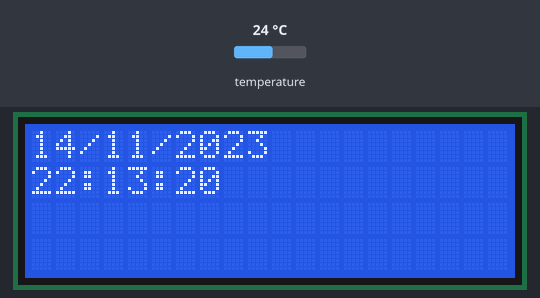
The sketch below on a simulated Arduino Uno, built with avr-gcc and run on an emulated ATmega328P. On the bench: 20×4 character LCD. The inputs (shaded band) are chosen by the test bench; at power-on: temperature 24 °C. The local clock reads 2024-03-15 10:24:30 at power-on unless the sketch sets it; what the sketch prints to the serial monitor is not drawn.

Above: at 0.1 s.
At 4.1 s:
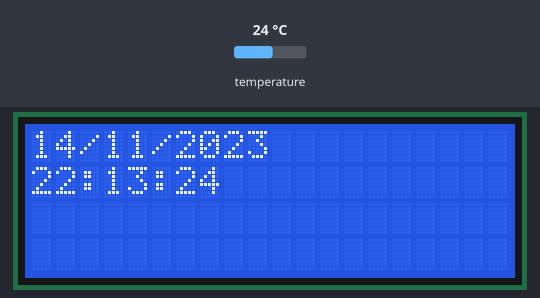
At 17.1 s:
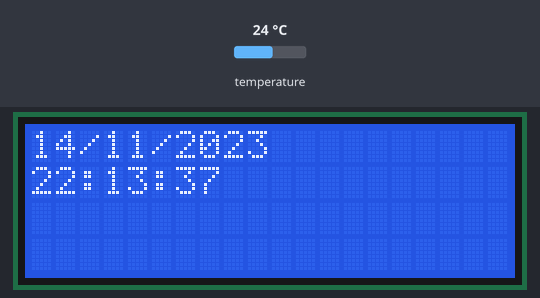
At 21.1 s:
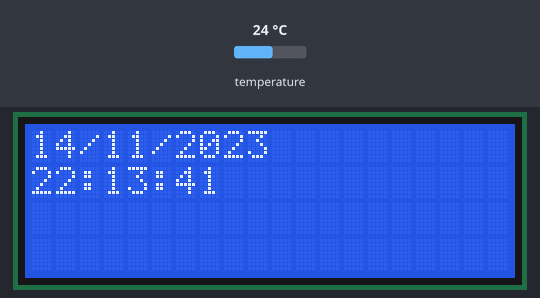
At 28.1 s:
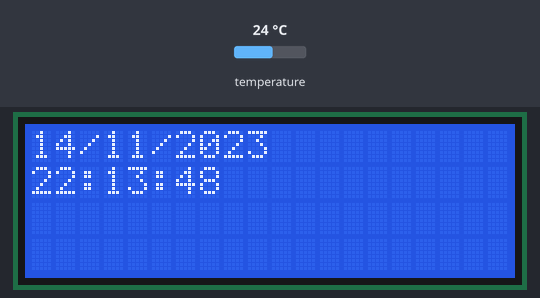
At 38.1 s:
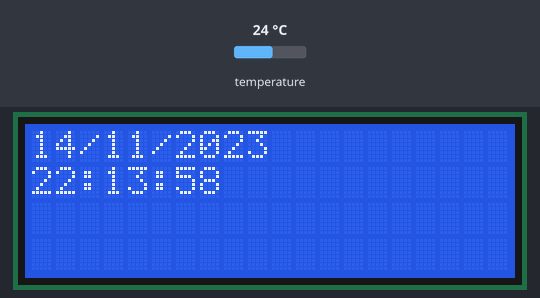

Measured:
- what the display in image 1 shows lasts 0.9 s, from 4.1 s to 5.0 s

The sketch:

i2c_RTC_LCD_test.ino
```cpp
// Date and time functions using a DS3231 RTC connected via I2C and Wire lib
#include <Wire.h>
#include "RTClib.h"
#include <LiquidCrystal_I2C.h>
LiquidCrystal_I2C lcd(0x3E,20,4);
RTC_DS3231 rtc;

char daysOfTheWeek[7][12] = {"Sunday", "Monday", "Tuesday", "Wednesday", "Thursday", "Friday", "Saturday"};

int lastSecond = 0;

void setup () {
  Serial.begin(57600);

#ifndef ESP8266
  while (!Serial); // wait for serial port to connect. Needed for native USB
#endif

  if (! rtc.begin()) {
    Serial.println("Couldn't find RTC");
    Serial.flush();
    while (1) delay(10);
  }

  if (rtc.lostPower()) {
    Serial.println("RTC lost power, let's set the time!");
    // When time needs to be set on a new device, or after a power loss, the
    // following line sets the RTC to the date & time this sketch was compiled
//    rtc.adjust(DateTime(F(__DATE__), F(__TIME__)));
    // This line sets the RTC with an explicit date & time, for example to set
    // January 21, 2014 at 3am you would call:
    // rtc.adjust(DateTime(2014, 1, 21, 3, 0, 0));
  }

  // When time needs to be re-set on a previously configured device, the
  // following line sets the RTC to the date & time this sketch was compiled
   rtc.adjust(DateTime(F(__DATE__), F(__TIME__)));
  // This line sets the RTC with an explicit date & time, for example to set
  // January 21, 2014 at 3am you would call:
  // rtc.adjust(DateTime(2014, 1, 21, 3, 0, 0));

  lcd.init();  //initialize the lcd
  lcd.backlight();  //open the backlight
}

void loop () {
    DateTime now = rtc.now();
    char out[20];

    if (lastSecond != now.second()) {
      lcd.clear();
      lastSecond = now.second();
    }

    sprintf(out, "                    ");
    sprintf(out, "%d/%d/%d", now.day(), now.month(), now.year());
    lcd.setCursor ( 0, 0 );            // go to the top left corner
    lcd.print(out); // write this string on the top row

    sprintf(out, "                    ");
    sprintf(out, "%d:%d:%d", now.hour(), now.minute(), now.second());
    lcd.setCursor ( 0, 1 );            // go to the 2nd row
    lcd.print(out); // pad string with spaces for centering
//    lcd.setCursor ( 0, 2 );            // go to the third row
//    lcd.print("  20 cols, 4 rows   "); // pad with spaces for centering
//    lcd.setCursor ( 0, 3 );            // go to the fourth row
//    lcd.print(" www.sunfounder.com ");

    Serial.print(now.year(), DEC);
    Serial.print('/');
    Serial.print(now.month(), DEC);
    Serial.print('/');
    Serial.print(now.day(), DEC);
    Serial.print(" (");
    Serial.print(daysOfTheWeek[now.dayOfTheWeek()]);
    Serial.print(") ");
    Serial.print(now.hour(), DEC);
    Serial.print(':');
    Serial.print(now.minute(), DEC);
    Serial.print(':');
    Serial.print(now.second(), DEC);
    Serial.println();

    Serial.print("Temperature: ");
    Serial.print(rtc.getTemperature());
    Serial.println(" C");

    Serial.println();
    delay(10);
}
```
